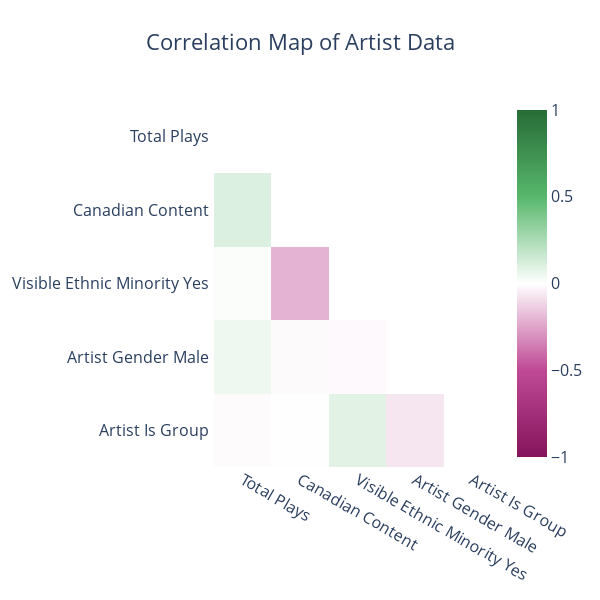

Notebook source saved alongside this figure:
### Code cell
artist_correlations = artist_df[[
                                'total_plays',
                                'canadian_content',
                                'visible_ethnic_minority_yes',
                                'artist_gender_male',
                                'artist_is_group'
                                ]]
plot_correlation_matrix(artist_correlations._get_numeric_data(),title='Correlation Map of Artist Data')

### Figure 1 — Plotly figure (JSON) as saved in the notebook; plotly's stock layout.template omitted (floating-point values rounded to 4 significant figures)
{"data": [{"colorscale": [[0, "#84145C"], [0.25, "#BF4995"], [0.5, "rgb(255,255,255)"], [0.75, "#57B76C"], [1, "#276B36"]], "type": "heatmap", "x": ["Total Plays ", "Canadian Content ", "Visible Ethnic Minority Yes ", "Artist Gender Male ", "Artist Is Group "], "y": ["Total Plays ", "Canadian Content ", "Visible Ethnic Minority Yes ", "Artist Gender Male ", "Artist Is Group "], "z": [[null, null, null, null, null], [0.1031, null, null, null, null], [0.01601, -0.2079, null, null, null], [0.05087, -0.01368, -0.01615, null, null], [-0.01077, 0.007436, 0.0858, -0.06992, null]], "zmax": 1, "zmin": -1}], "layout": {"font": {"size": 16}, "height": 600, "title": {"text": "Correlation Map of Artist Data", "x": 0.5}, "width": 600, "xaxis": {"showgrid": false, "tickangle": 30, "zeroline": false}, "yaxis": {"autorange": "reversed", "showgrid": false, "zeroline": false}}}
